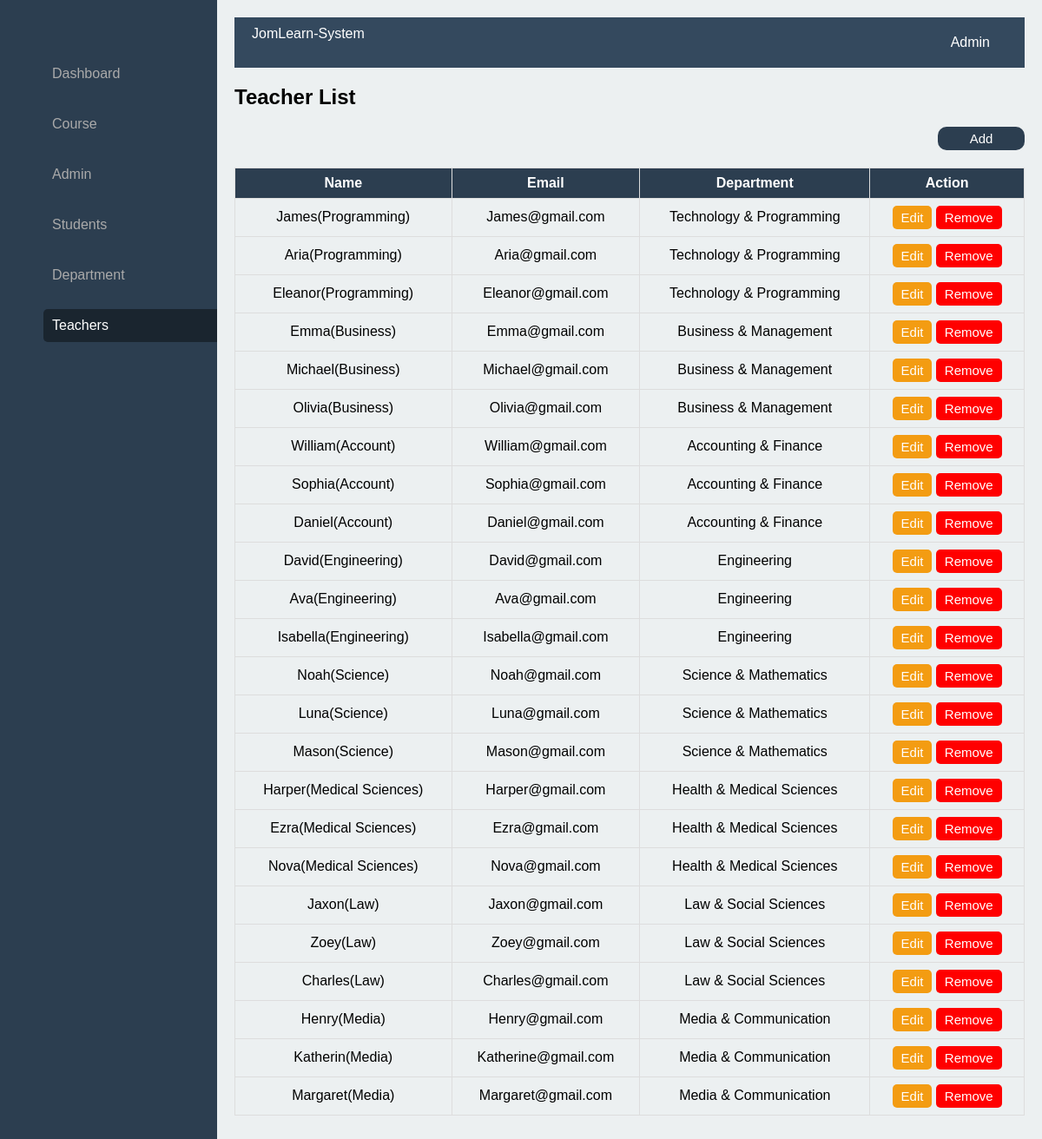
The app's page /teachers.php with its own data.
### tables this page shows
CREATE TABLE `teachers` (
  `id` int(11) NOT NULL,
  `department` varchar(255) NOT NULL,
  `name` varchar(255) NOT NULL,
  `email` varchar(255) NOT NULL,
  `password` varchar(255) NOT NULL,
  `created_at` timestamp NOT NULL DEFAULT current_timestamp()
);

### teachers.php (the view, shortened to what this page needs)
<?php
$servername = "localhost";
$username = "root";
$password = "";
$dbname = "assignment3";
$conn = new mysqli($servername, $username, $password, $dbname);
$sql = "SELECT id, name, email, department FROM teachers";
$result = $conn->query($sql);
?>
<!DOCTYPE html>
<html lang="en">
<head>
</head>
<body>
    <?php include 'bar_admin.php'; ?>
    <h2>Teacher List</h2>
    <div class="add-btn-container">
        <a href="add_teacher.php" class="add-btn">Add</a>
    </div>
    <table>
        <tr>
            <th>Name</th>
            <th>Email</th>
            <th>Department</th>
            <th>Action</th>
        </tr>
        <?php
        if ($result->num_rows > 0) {
            while ($row = $result->fetch_assoc()) {
                echo "<tr>";
                echo "<td>" . htmlspecialchars($row['name']) . "</td>";
                echo "<td>" . htmlspecialchars($row['email']) . "</td>";
                echo "<td>" . htmlspecialchars($row['department']) . "</td>";
                echo "<td>
                        <a href='edit_teacher.php?id=" . $row['id'] . "' class='edit-btn'>Edit</a>
                         <form method='post' action='' onsubmit='return confirm(\"Are you sure you want to delete?\")' style='display:inline;'>
                            <input type='hidden' name='teacher_id' value='" . $row['id'] . "'>
                            <input type='submit' value='Remove'>
                        </form>
                      </td>";
                echo "</tr>";
            }
        } else {
            echo "<tr><td colspan='4'>No teachers found</td></tr>";
        }
        ?>
    </table>
</body>
</html>

### teachers.php (style rules this page uses)
body { font-family: Arial, sans-serif; margin: 20px; }
table { width: 100%; border-collapse: collapse; margin-top: 20px; }
th, td { border: 1px solid #ddd; padding: 8px; text-align: center; }
th { background-color: #2c3e50; color: white; }
input[type="submit"], .edit-btn { padding: 5px 10px; border: none; border-radius: 5px; font-size: 15px; cursor: pointer; text-decoration: none; }
input[type="submit"] { background-color: red; color: white; }
.edit-btn { background-color: #f39c12; color: white; }
.add-btn-container { display: flex; justify-content: flex-end; margin-bottom: 10px; }
.add-btn { width: 100px; height: 27px; display: flex; align-items: center; justify-content: center; background-color: #2c3e50; color: white; border: none; border-radius: 10px; font-size: 15px; cursor: pointer; text-decoration: none; }

### bar_admin.php (style rules this page uses)
body { font-family: Arial, sans-serif; margin: 0; padding: 0; display: flex; height: 100vh; }

### records on screen
teachers: name "James(Programming)", email "James@gmail.com", department "Technology & Programming"
teachers: name "Aria(Programming)", email "Aria@gmail.com", department "Technology & Programming"
teachers: name "Eleanor(Programming)", email "Eleanor@gmail.com", department "Technology & Programming"
teachers: name "Emma(Business)", email "Emma@gmail.com", department "Business & Management"
teachers: name "Michael(Business)", email "Michael@gmail.com", department "Business & Management"
teachers: name "Olivia(Business)", email "Olivia@gmail.com", department "Business & Management"
teachers: name "William(Account)", email "William@gmail.com", department "Accounting & Finance"
teachers: name "Sophia(Account)", email "Sophia@gmail.com", department "Accounting & Finance"
teachers: name "Daniel(Account)", email "Daniel@gmail.com", department "Accounting & Finance"
teachers: name "David(Engineering)", email "David@gmail.com", department "Engineering"
teachers: name "Ava(Engineering)", email "Ava@gmail.com", department "Engineering"
teachers: name "Isabella(Engineering)", email "Isabella@gmail.com", department "Engineering"
teachers: name "Noah(Science)", email "Noah@gmail.com", department "Science & Mathematics"
teachers: name "Luna(Science)", email "Luna@gmail.com", department "Science & Mathematics"
teachers: name "Mason(Science)", email "Mason@gmail.com", department "Science & Mathematics"
teachers: name "Harper(Medical Sciences)", email "Harper@gmail.com", department "Health & Medical Sciences"
teachers: name "Ezra(Medical Sciences)", email "Ezra@gmail.com", department "Health & Medical Sciences"
teachers: name "Nova(Medical Sciences)", email "Nova@gmail.com", department "Health & Medical Sciences"
teachers: name "Jaxon(Law)", email "Jaxon@gmail.com", department "Law & Social Sciences"
teachers: name "Zoey(Law)", email "Zoey@gmail.com", department "Law & Social Sciences"
teachers: name "Charles(Law)", email "Charles@gmail.com", department "Law & Social Sciences"
teachers: name "Henry(Media)", email "Henry@gmail.com", department "Media & Communication"
teachers: name "Katherin(Media)", email "Katherine@gmail.com", department "Media & Communication"
teachers: name "Margaret(Media)", email "Margaret@gmail.com", department "Media & Communication"
